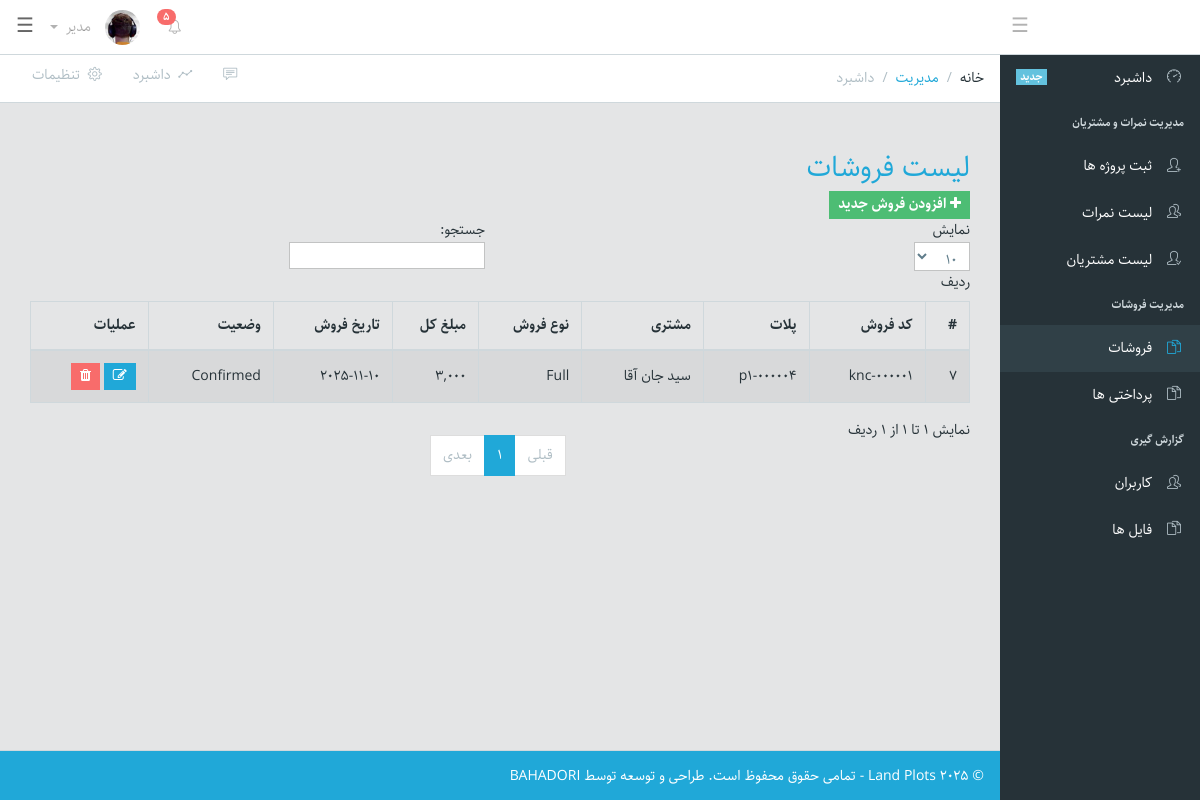
The app's page /admin/sales.php (signed in) with its own data.
### tables this page shows
CREATE TABLE `tblsales` (
  `id` int(11) NOT NULL,
  `sale_code` varchar(50) NOT NULL,
  `plot_id` int(11) NOT NULL,
  `customer_id` int(11) NOT NULL,
  `sale_type` enum('Full','Reserve') DEFAULT 'Full',
  `sale_date` datetime NOT NULL,
  `total_amount` decimal(15,2) NOT NULL,
  `payment_amount` decimal(15,2) NOT NULL DEFAULT 0.00,
  `remaining_amount` decimal(15,2) NOT NULL DEFAULT 0.00,
  `sale_status` enum('Confirmed','Partial','Cancelled') DEFAULT 'Confirmed',
  `contract_file` varchar(255) DEFAULT NULL,
  `note` mediumtext DEFAULT NULL,
  `created_at` datetime DEFAULT current_timestamp()
);

CREATE TABLE `tblplots` (
  `id` int(11) NOT NULL,
  `plot_code` varchar(30) NOT NULL,
  `project_id` int(11) NOT NULL,
  `plot_type` varchar(50) DEFAULT NULL,
  `area` float DEFAULT NULL,
  `length` float DEFAULT NULL,
  `width` float DEFAULT NULL,
  `boundaries` mediumtext DEFAULT NULL,
  `price` decimal(15,2) DEFAULT NULL,
  `status` enum('Available','Reserved','Sold') DEFAULT 'Available',
  `map_file` varchar(255) DEFAULT NULL,
  `owner_customer_id` int(11) DEFAULT NULL,
  `created_at` datetime DEFAULT current_timestamp()
);

CREATE TABLE `tblcustomers` (
  `id` int(11) NOT NULL,
  `fullName` varchar(100) NOT NULL,
  `fatherName` varchar(100) DEFAULT NULL,
  `dob` date DEFAULT NULL,
  `tazkira` varchar(50) DEFAULT NULL,
  `job` varchar(100) DEFAULT NULL,
  `phone` varchar(20) DEFAULT NULL,
  `address` varchar(255) DEFAULT NULL,
  `photo` varchar(255) DEFAULT NULL,
  `id_card_photo` varchar(255) DEFAULT NULL,
  `created_at` datetime DEFAULT current_timestamp()
);

### admin/sales.php (the view, shortened to what this page needs)
<?php
include 'config/db.php';
$sql = "SELECT s.*,
        c.fullName AS customer_name,
        p.plot_code AS plot_code
        FROM tblSales s
        JOIN tblCustomers c ON s.customer_id = c.id
        JOIN tblPlots p ON s.plot_id = p.id
        ORDER BY s.id DESC";
$result = $conn->query($sql);
?>
<!DOCTYPE html>
<html lang="IR-fa" dir="rtl">
<head>
<link href="https://cdnjs.cloudflare.com/ajax/libs/select2/4.0.13/css/select2.min.css" rel="stylesheet" />
    <link href="icons/font-awesome.min.css" rel="stylesheet">
    <link href="icons/simple-line-icons.css" rel="stylesheet">
    <link href="dest/style.css" rel="stylesheet">
</head>
<body class="navbar-fixed sidebar-nav fixed-nav">
    <?php require 'includes/header.php'; ?>
    <?php require 'includes/sidebar.php'; ?>
    <main class="main">
        <ol class="breadcrumb">
            <li class="breadcrumb-item">خانه</li>
            <li class="breadcrumb-item"><a href="#">مدیریت</a>
            </li>
            <li class="breadcrumb-item active">داشبرد</li>
            <li class="breadcrumb-menu">
                <div class="btn-group" role="group" aria-label="Button group with nested dropdown">
                    <a class="btn btn-secondary" href="#"><i class="icon-speech"></i></a>
                    <a class="btn btn-secondary" href="./"><i class="icon-graph"></i> &nbsp;داشبرد</a>
                    <a class="btn btn-secondary" href="#"><i class="icon-settings"></i> &nbsp;تنظیمات</a>
                </div>
            </li>
        </ol>
        <div class="container-fluid">
            <div class="animated fadeIn">
                <div class="row">
                    <div class="container mt-4">
                        <h3 class="mb-3 text-primary">لیست فروشات</h3>
                        <button class="btn btn-success btn-sm" data-toggle="modal" data-target="#addSaleModal">
                            <i class="fa fa-plus"></i> افزودن فروش جدید
                        </button>
                        <table id="salesTable" class="table table-bordered table-striped text-center">
                            <thead class="table-dark">
                                <tr>
                                <th>#</th>
                                <th>کد فروش</th>
                                <th>پلات</th>
                                <th>مشتری</th>
                                <th>نوع فروش</th>
                                <th>مبلغ کل</th>
                                <th>تاریخ فروش</th>
                                <th>وضعیت</th>
                                <th>عملیات</th>
                                </tr>
                            </thead>
                            <tbody>
                                <?php
                                if($result->num_rows > 0){
                                    while($row = $result->fetch_assoc()){
                                        echo "<tr>";
                                        echo "<td>{$row['id']}</td>";
                                        echo "<td>{$row['sale_code']}</td>";
                                        echo "<td>{$row['plot_code']}</td>";
                                        echo "<td>{$row['customer_name']}</td>";
                                        echo "<td>{$row['sale_type']}</td>";
                                        echo "<td>".number_format($row['total_amount'])."</td>";
                                        echo "<td>".date('Y-m-d', strtotime($row['sale_date']))."</td>";
                                        echo "<td>{$row['sale_status']}</td>";
                                        echo "<td>
                                                <button class='btn btn-primary btn-sm' onclick=\"window.location.href='edit-sale.php?id={$row['id']}'\"><i class='fa fa-edit'></i></button>
                                                <button class='btn btn-danger btn-sm deleteSales' data-id='".$row['id']."'><i class='fa fa-trash'></i></button>
                                            </td>";
                                        echo "</tr>";
                                    }
                                } else {
                                    echo "<tr><td colspan='9' class='text-danger'>هیچ فروش ثبت نشده است!</td></tr>";
                                }
                                ?>
                            </tbody>
                            </table>
                    </div>
                </div>
            </div>
        </div>
    </main>
    <?php require 'includes/footer.php'; ?>
</body>
</html>

### admin/sales.php (style rules this page uses)
table th, table td { vertical-align: middle !important; }

### records on screen
tblsales: id "7", sale_code "knc-000001", plot.plot_code "p1-000004", customer.fullName "سید جان آقا", sale_type "Full", total_amount "3,000", sale_date "2025-11-10", sale_status "Confirmed"
